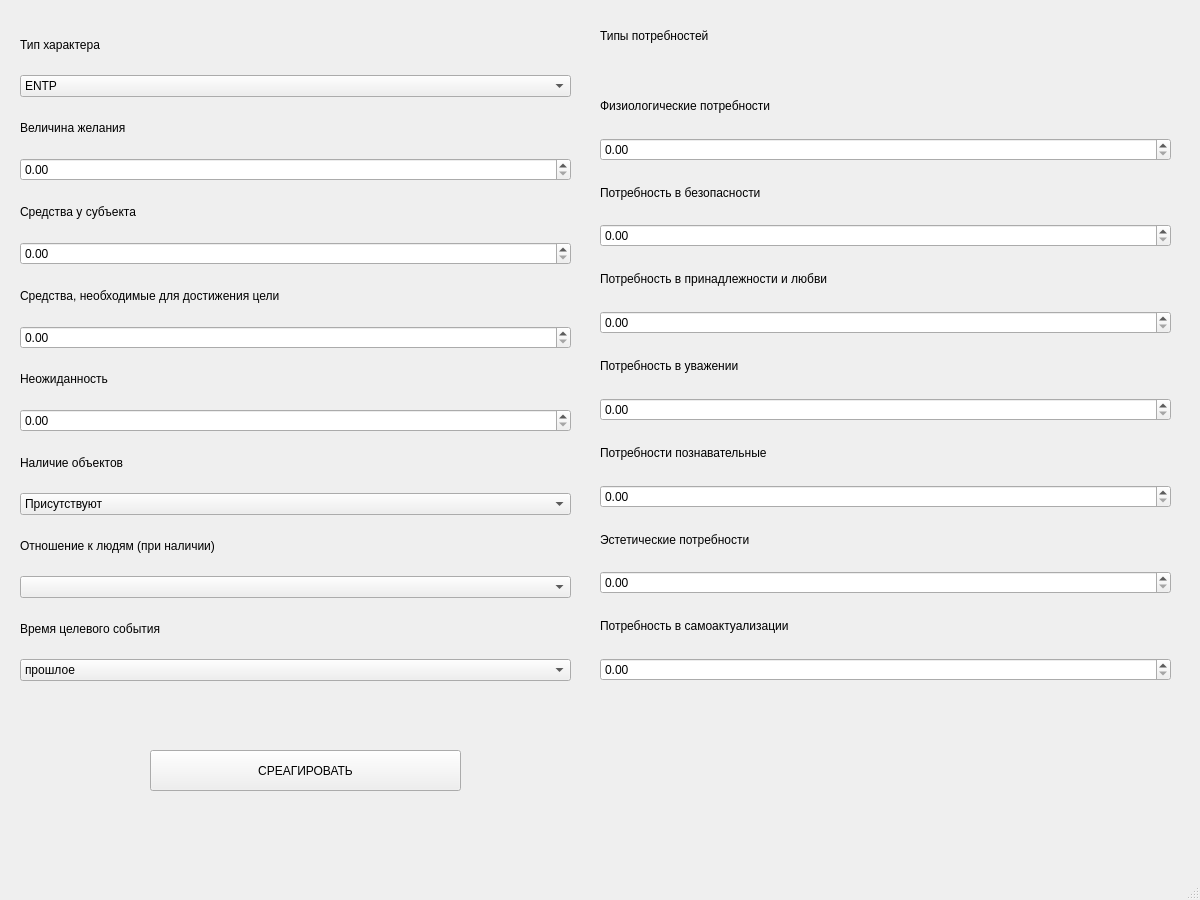
<?xml version="1.0" encoding="UTF-8"?>
<ui version="4.0">
 <class>MainWindow</class>
 <widget class="QMainWindow" name="MainWindow">
  <property name="geometry">
   <rect>
    <x>0</x>
    <y>0</y>
    <width>1200</width>
    <height>900</height>
   </rect>
  </property>
  <property name="windowTitle">
   <string>MainWindow</string>
  </property>
  <widget class="QWidget" name="centralwidget">
   <widget class="QWidget" name="verticalLayoutWidget">
    <property name="geometry">
     <rect>
      <x>20</x>
      <y>20</y>
      <width>551</width>
      <height>661</height>
     </rect>
    </property>
    <layout class="QVBoxLayout" name="verticalLayout">
     <item>
      <widget class="QLabel" name="label_9">
       <property name="text">
        <string>Тип характера</string>
       </property>
      </widget>
     </item>
     <item>
      <widget class="QComboBox" name="comboBox_9">
       <item>
        <property name="text">
         <string>ENTP</string>
        </property>
       </item>
       <item>
        <property name="text">
         <string>ENFP</string>
        </property>
       </item>
       <item>
        <property name="text">
         <string>INTP</string>
        </property>
       </item>
       <item>
        <property name="text">
         <string>INFP</string>
        </property>
       </item>
       <item>
        <property name="text">
         <string>ESTP</string>
        </property>
       </item>
       <item>
        <property name="text">
         <string>ESFP</string>
        </property>
       </item>
       <item>
        <property name="text">
         <string>ISTP</string>
        </property>
       </item>
       <item>
        <property name="text">
         <string>ISFP</string>
        </property>
       </item>
       <item>
        <property name="text">
         <string>ESFJ</string>
        </property>
       </item>
       <item>
        <property name="text">
         <string>ENFJ</string>
        </property>
       </item>
       <item>
        <property name="text">
         <string>ISFJ</string>
        </property>
       </item>
       <item>
        <property name="text">
         <string>INFJ</string>
        </property>
       </item>
       <item>
        <property name="text">
         <string>ESTJ</string>
        </property>
       </item>
       <item>
        <property name="text">
         <string>ENTJ</string>
        </property>
       </item>
       <item>
        <property name="text">
         <string>INTJ</string>
        </property>
       </item>
       <item>
        <property name="text">
         <string>ISTJ</string>
        </property>
       </item>
      </widget>
     </item>
     <item>
      <widget class="QLabel" name="label_8">
       <property name="text">
        <string>Величина желания</string>
       </property>
      </widget>
     </item>
     <item>
      <widget class="QDoubleSpinBox" name="doubleSpinBox_12"/>
     </item>
     <item>
      <widget class="QLabel" name="label_7">
       <property name="text">
        <string>Средства у субъекта</string>
       </property>
      </widget>
     </item>
     <item>
      <widget class="QDoubleSpinBox" name="doubleSpinBox_13"/>
     </item>
     <item>
      <widget class="QLabel" name="label_6">
       <property name="text">
        <string>Средства, необходимые для достижения цели</string>
       </property>
      </widget>
     </item>
     <item>
      <widget class="QDoubleSpinBox" name="doubleSpinBox_14"/>
     </item>
     <item>
      <widget class="QLabel" name="label_5">
       <property name="text">
        <string>Неожиданность</string>
       </property>
      </widget>
     </item>
     <item>
      <widget class="QDoubleSpinBox" name="doubleSpinBox_15"/>
     </item>
     <item>
      <widget class="QLabel" name="label_4">
       <property name="text">
        <string>Наличие объектов</string>
       </property>
      </widget>
     </item>
     <item>
      <widget class="QComboBox" name="comboBox_4">
       <item>
        <property name="text">
         <string>Присутствуют</string>
        </property>
       </item>
       <item>
        <property name="text">
         <string>Отсутствуют</string>
        </property>
       </item>
      </widget>
     </item>
     <item>
      <widget class="QLabel" name="label_3">
       <property name="text">
        <string>Отношение к людям (при наличии)</string>
       </property>
      </widget>
     </item>
     <item>
      <widget class="QComboBox" name="comboBox_3">
       <item>
        <property name="text">
         <string/>
        </property>
       </item>
       <item>
        <property name="text">
         <string>Нейтральное</string>
        </property>
       </item>
       <item>
        <property name="text">
         <string>Положительное</string>
        </property>
       </item>
       <item>
        <property name="text">
         <string>Отрицательное</string>
        </property>
       </item>
      </widget>
     </item>
     <item>
      <widget class="QLabel" name="label_2">
       <property name="text">
        <string>Время целевого события</string>
       </property>
      </widget>
     </item>
     <item>
      <widget class="QComboBox" name="comboBox_2">
       <item>
        <property name="text">
         <string>прошлое</string>
        </property>
       </item>
       <item>
        <property name="text">
         <string>будущее</string>
        </property>
       </item>
      </widget>
     </item>
    </layout>
   </widget>
   <widget class="QWidget" name="verticalLayoutWidget_2">
    <property name="geometry">
     <rect>
      <x>600</x>
      <y>80</y>
      <width>571</width>
      <height>601</height>
     </rect>
    </property>
    <layout class="QVBoxLayout" name="verticalLayout_2">
     <item>
      <widget class="QLabel" name="label_10">
       <property name="text">
        <string>Физиологические потребности</string>
       </property>
      </widget>
     </item>
     <item>
      <widget class="QDoubleSpinBox" name="doubleSpinBox"/>
     </item>
     <item>
      <widget class="QLabel" name="label_11">
       <property name="text">
        <string>Потребность в безопасности</string>
       </property>
      </widget>
     </item>
     <item>
      <widget class="QDoubleSpinBox" name="doubleSpinBox_2"/>
     </item>
     <item>
      <widget class="QLabel" name="label_12">
       <property name="text">
        <string>Потребность в принадлежности и любви</string>
       </property>
      </widget>
     </item>
     <item>
      <widget class="QDoubleSpinBox" name="doubleSpinBox_3"/>
     </item>
     <item>
      <widget class="QLabel" name="label_13">
       <property name="text">
        <string>Потребность в уважении</string>
       </property>
      </widget>
     </item>
     <item>
      <widget class="QDoubleSpinBox" name="doubleSpinBox_4"/>
     </item>
     <item>
      <widget class="QLabel" name="label_18">
       <property name="text">
        <string>Потребности познавательные</string>
       </property>
      </widget>
     </item>
     <item>
      <widget class="QDoubleSpinBox" name="doubleSpinBox_9"/>
     </item>
     <item>
      <widget class="QLabel" name="label_19">
       <property name="text">
        <string>Эстетические потребности</string>
       </property>
      </widget>
     </item>
     <item>
      <widget class="QDoubleSpinBox" name="doubleSpinBox_10"/>
     </item>
     <item>
      <widget class="QLabel" name="label_20">
       <property name="text">
        <string>Потребность в самоактуализации</string>
       </property>
      </widget>
     </item>
     <item>
      <widget class="QDoubleSpinBox" name="doubleSpinBox_11"/>
     </item>
    </layout>
   </widget>
   <widget class="QLabel" name="label">
    <property name="geometry">
     <rect>
      <x>600</x>
      <y>10</y>
      <width>561</width>
      <height>51</height>
     </rect>
    </property>
    <property name="text">
     <string>Типы потребностей</string>
    </property>
   </widget>
   <widget class="QPushButton" name="pushButton">
    <property name="geometry">
     <rect>
      <x>150</x>
      <y>750</y>
      <width>311</width>
      <height>41</height>
     </rect>
    </property>
    <property name="text">
     <string>СРЕАГИРОВАТЬ</string>
    </property>
   </widget>
   <widget class="QLabel" name="label_21">
    <property name="geometry">
     <rect>
      <x>610</x>
      <y>690</y>
      <width>561</width>
      <height>171</height>
     </rect>
    </property>
    <property name="text">
     <string/>
    </property>
   </widget>
  </widget>
  <widget class="QMenuBar" name="menubar">
   <property name="geometry">
    <rect>
     <x>0</x>
     <y>0</y>
     <width>1200</width>
     <height>18</height>
    </rect>
   </property>
  </widget>
  <widget class="QStatusBar" name="statusbar"/>
 </widget>
 <resources/>
 <connections/>
</ui>
